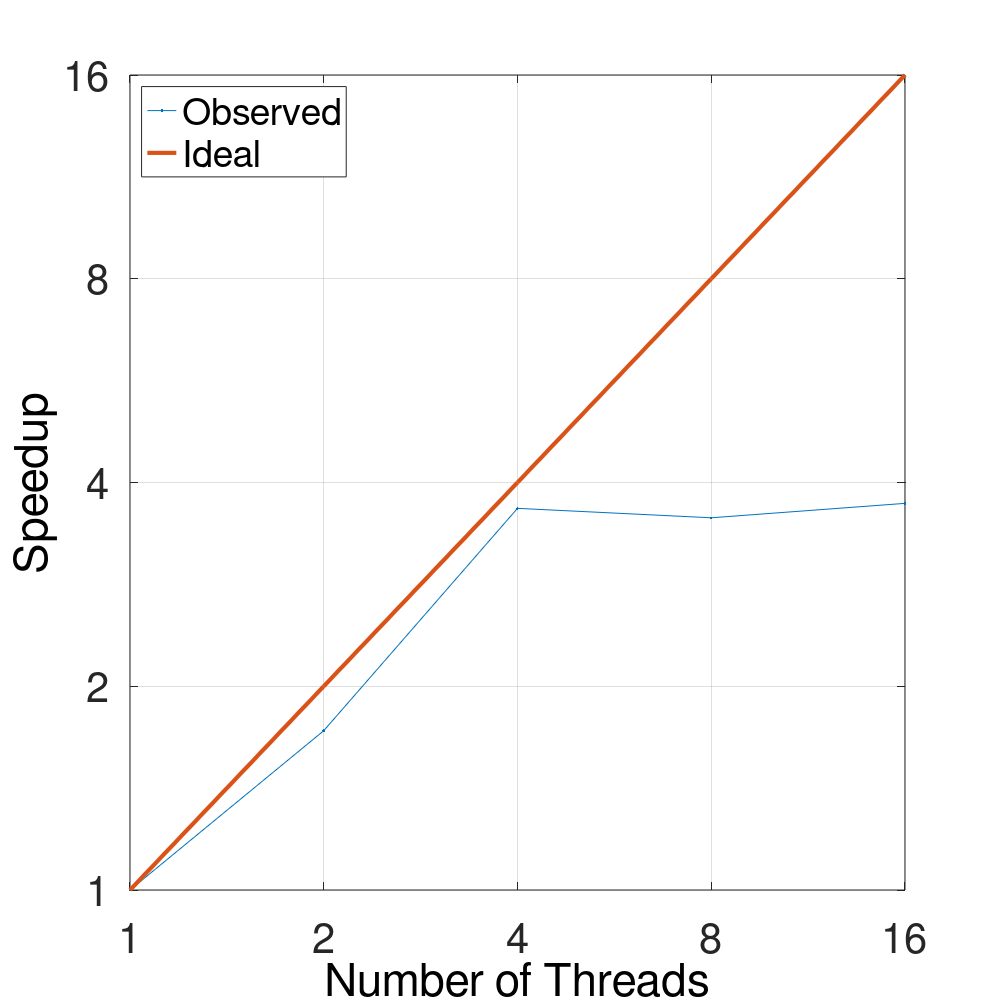
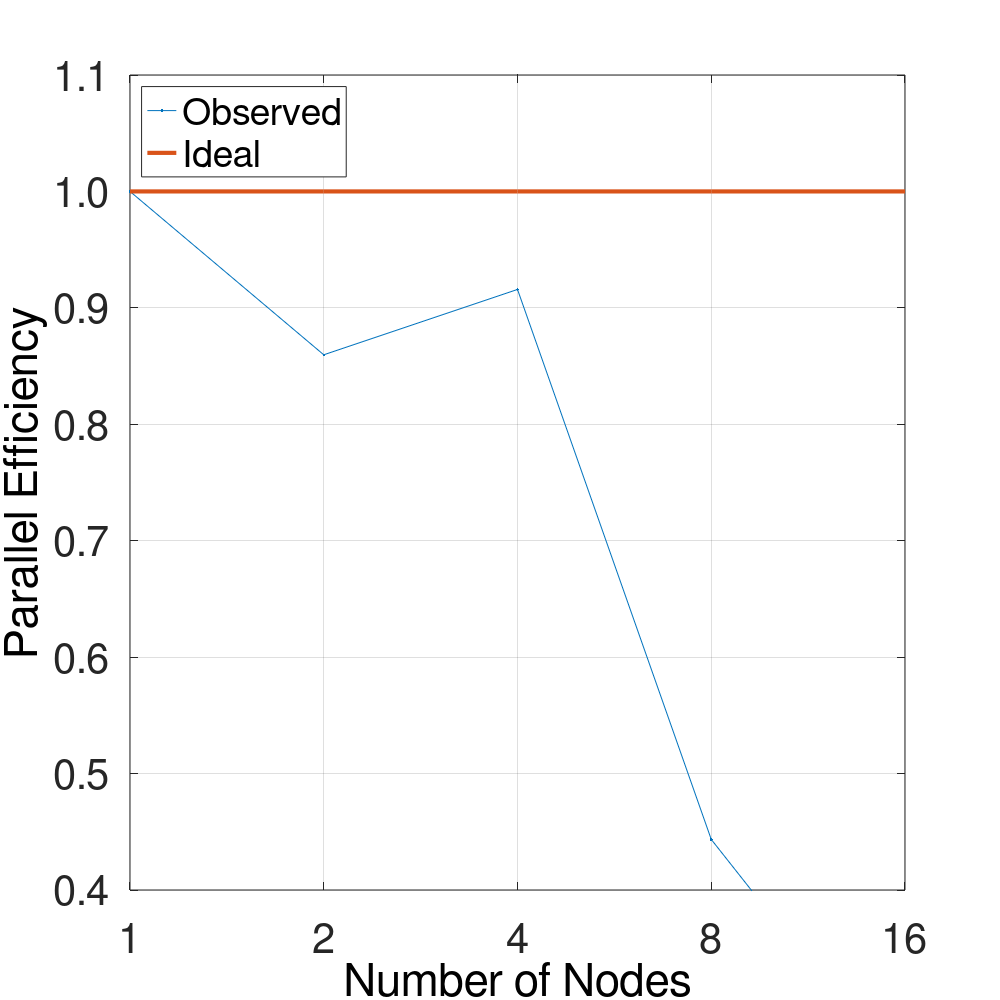

The MATLAB script that drew these images, in order:
%% Dean Pakravan: 757389
% Qijie Li: 927249
% Scaling results in Open MP for the Shallow water equations
% Code - This was adapted from the ScalingResultsOpenMP.m file provided by
% Stephen Moore

% Barcoo - Delta_x=Delta_y=0.1, Delta_t = 0.2 (t_max = 100)
% Simulation took N/A seconds with 64 threads
% Simulation took N/A seconds with 32 threads 
% Simulation took 2277.585 seconds with 16 threads
% Simulation took 2392.15 seconds with 8 threads
% Simulation took 2316.59 seconds with 4 threads
% Simulation took 4935.65 seconds with 2 threads
% Simulation took 8486.25 seconds with 1 threads

%% Code
close all; clear all; clc;

saveFigures     =  1;
fontSize        = 30;
lineWidth       =  3;
markerSize      = 30;
paperSize       = [10, 10];
paperPosition   = [0, 0, 10, 10];

numThreads      = [1 2 4 8 16];
runTime         = [8486.25 4935.65 2316.59 2392.15 2277.585];

speedup         = runTime(1)./runTime;
ideal           = 2.^(0:length(numThreads)-1);
efficiency      = speedup./numThreads*numThreads(1);
log2NumThreads    = log2(numThreads);
log2Speedup     = log2(speedup);
log2Ideal       = log2(ideal);
efficiencyRange	= 0.4:0.1:1.1;
xtl             = {};
ytl             = {};

figure;
plot(log2NumThreads, log2Speedup, '.-', log2NumThreads, log2Ideal, '-', 'LineWidth', lineWidth, 'MarkerSize', markerSize);
grid on;
set(get(gca,'Xlabel'),  'String', 'Number of Threads', 'Fontsize', fontSize);
set(get(gca,'Ylabel'),  'String', 'Speedup',           'Fontsize', fontSize);
legend({'Observed', 'Ideal'}, 'Location', 'NorthWest');
axis([log2NumThreads(1), log2NumThreads(end), log2Ideal(1), log2Ideal(end)]);
set(gca, 'XTick', log2NumThreads);
set(gca, 'YTick', log2Ideal);
for j = 1:length(numThreads)
  xtl{j} = num2str(numThreads(j));
  ytl{j} = num2str(ideal(j));
end
set(gca, 'XTickLabel', xtl);
set(gca, 'YTickLabel', ytl);
set(gca, 'Fontsize',   fontSize);
set(gcf,'Color', [1,1,1],'PaperSize', paperSize, 'PaperPosition', paperPosition);
if saveFigures
	saveas(gcf,['ShallowWaterEquationsOpenMPSpeedup.pdf']);
end

figure;
plot(log2NumThreads, efficiency, '.-', log2NumThreads, ones(length(numThreads),1), '-', 'LineWidth', lineWidth, 'MarkerSize', markerSize);
grid on;
set(get(gca,'Xlabel'),  'String', 'Number of Nodes',     'Fontsize', fontSize);
set(get(gca,'Ylabel'),  'String', 'Parallel Efficiency', 'Fontsize', fontSize);
legend({'Observed', 'Ideal'}, 'Location', 'NorthWest');
axis([log2NumThreads(1), log2NumThreads(end), efficiencyRange(1), efficiencyRange(end)]);
set(gca, 'XTick', log2NumThreads);
set(gca, 'YTick', efficiencyRange);
for j = 1:length(numThreads)
  xtl{j} = num2str(numThreads(j));
end
for j = 1:length(efficiencyRange)
    ytl{j} = num2str(efficiencyRange(j), '%0.1f');
end
set(gca, 'XTickLabel', xtl);
set(gca, 'YTickLabel', ytl);
set(gca, 'Fontsize',   fontSize);
set(gcf,'Color', [1,1,1],'PaperSize', paperSize, 'PaperPosition', paperPosition);
if saveFigures
	saveas(gcf,['ShallowWaterEquationsOpenMPParallelEfficiency.pdf']);
end